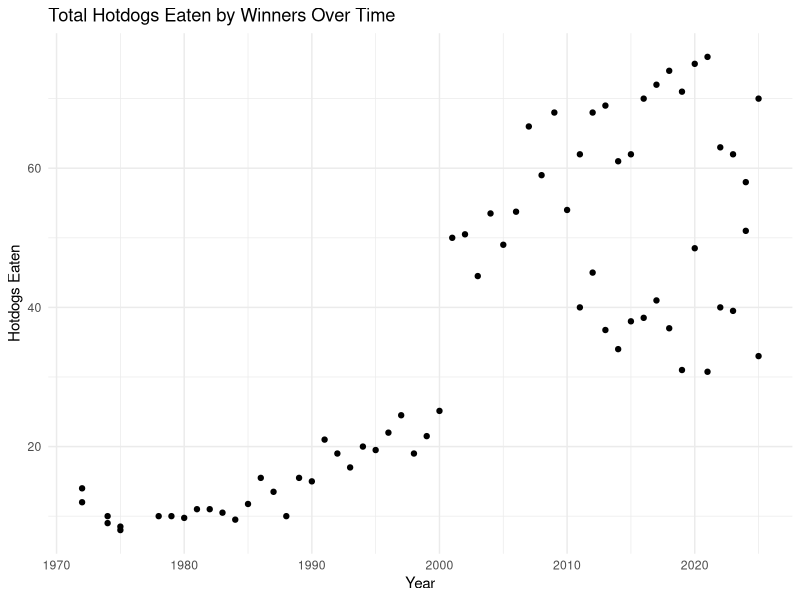
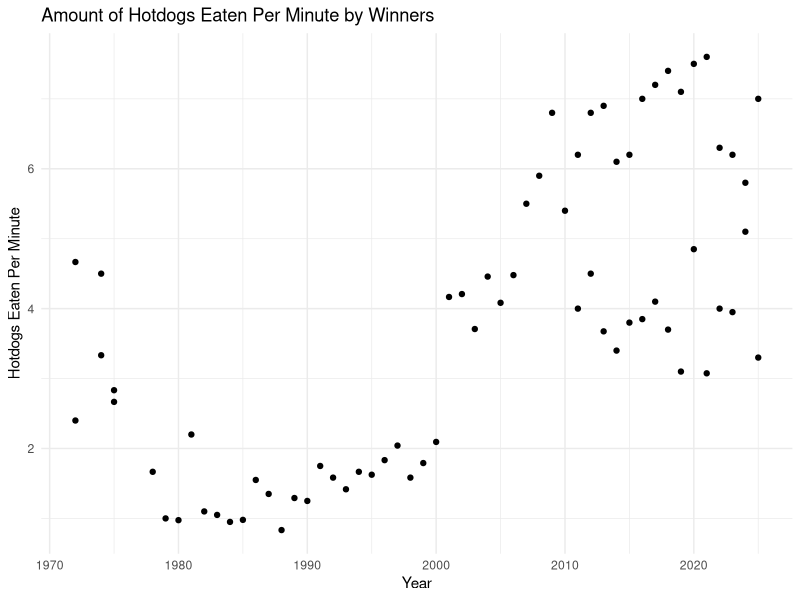
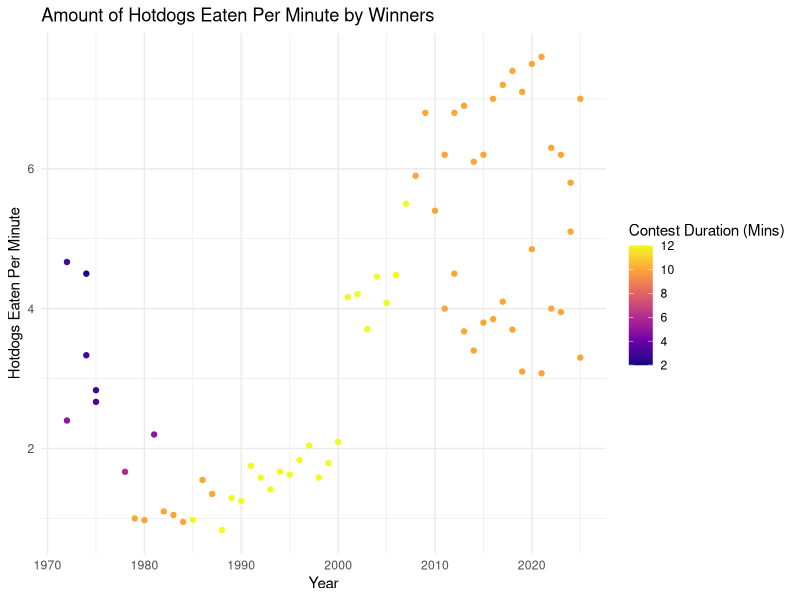

The R script that drew these images, in order:
## ---- chunk 1
#| include: false

library(tidyverse)
hotdog_winners <- read_csv("HotdogData.csv")
## ---- chunk 2
ggplot(data = hotdog_winners, aes(x = Year, y = Dogs)) +
  geom_point() +
  theme_minimal() +
  labs(y = "Hotdogs Eaten", title = "Total Hotdogs Eaten by Winners Over Time")
## ---- chunk 3
hotdog_winners |>
  filter(Year >= 1999 & Year <= 2003) |>
  arrange(Year)
## ---- chunk 4
#| include: false
hotdog_winners <- hotdog_winners |> mutate(hotdogs_per_minute = Dogs/Time)
## ---- chunk 5
ggplot(data = hotdog_winners, aes(x = Year, y = hotdogs_per_minute)) +
  geom_point() +
  theme_minimal() +
  labs(y = "Hotdogs Eaten Per Minute", title = "Amount of Hotdogs Eaten Per Minute by Winners")
## ---- chunk 6
ggplot(data = hotdog_winners, aes(x = Year, y = hotdogs_per_minute, color = Time)) +
  geom_point() +
  theme_minimal() +
  scale_color_viridis_c(option = "plasma") +
  labs(y = "Hotdogs Eaten Per Minute", title = "Amount of Hotdogs Eaten Per Minute by Winners", color = "Contest Duration (Mins)")
